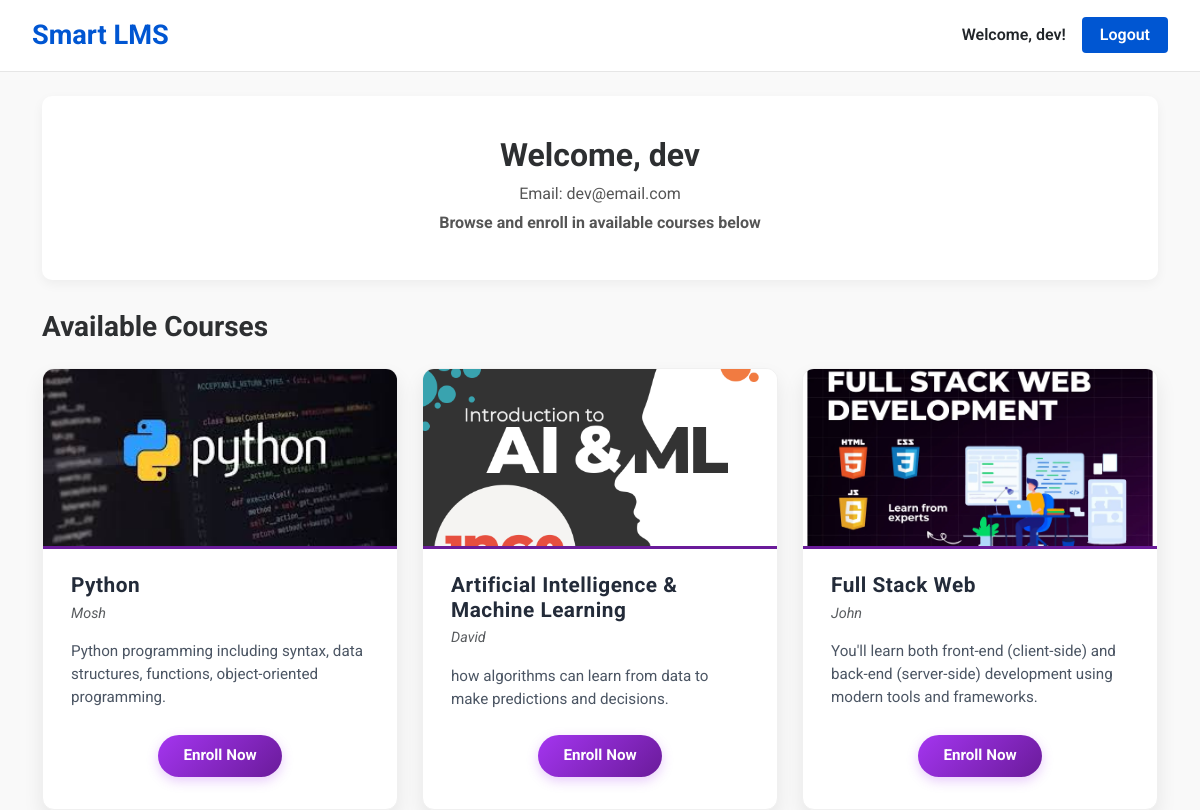
/dashboard/ (signed in), run on the app's committed database.
### accounts/models.py (models this page shows, shortened)
class Student(models.Model):
    username = models.CharField(max_length=100, unique=True)
    email = models.EmailField(unique=True)
    phone_number = models.CharField(max_length=15, unique=True)
    password = models.CharField(max_length=100)

class Course(models.Model):
    name = models.CharField(max_length=255)
    instructor = models.CharField(max_length=255)
    description = models.TextField()
    video_link = models.URLField()
    image = models.ImageField(upload_to='course_images/', blank=True, null=True)

### accounts/views.py (the view)
# urls.py: path('dashboard/', views.student_dashboard, name='student_dashboard'),
def student_dashboard(request):
    if 'username' not in request.session:
        return redirect('student_login')  # Force login if session expired
    student = Student.objects.get(username=request.session['username'])
    courses = Course.objects.all()
    return render(request, 'studentauth/student_home.html', {'student': student, 'courses': courses})

### accounts/templates/studentauth/student_home.html (shortened to what this page needs)
{% load static %}
<!DOCTYPE html>
<html lang="en">
<head>
  <link href="https://cdn.jsdelivr.net/npm/bootstrap@5.3.0/dist/css/bootstrap.min.css" rel="stylesheet">
</head>
<body>
  <nav class="navbar navbar-expand-lg">
    <div class="container-fluid">
      <a class="navbar-brand" href="http://127.0.0.1:8000/dashboard/">Smart LMS</a>
      <div class="ms-auto d-flex align-items-center">
        <span class="me-3 fw-semibold text-dark">Welcome, {{ student.username }}!</span>
        <a href="{% url 'student_login' %}" class="btn btn-logout">Logout</a>
      </div>
    </div>
  </nav>
  <div class="container mt-4">
    <div class="welcome-section">
      <h2>Welcome, {{ student.username }}</h2>
      <p>Email: {{ student.email }}</p>
      <p><strong>Browse and enroll in available courses below</strong></p>
    </div>
    <h3 class="mb-4">Available Courses</h3>
    <div class="row g-4">
      {% for course in courses %}
      <div class="col-md-4 d-flex">
        <div class="card course-card">
          <img src="{% if course.image %}{{ course.image.url }}{% else %}{% static 'images/no-preview.png' %}{% endif %}" alt="Course Image">
          <div class="card-body">
            <h5 class="card-title">{{ course.name }}</h5>
            <p class="card-text text-muted">{{ course.instructor }}</p>
            <p class="card-text">{{ course.description|truncatewords:15 }}</p>
            <a href="{% url 'course_showcase' course.id %}" class="btn btn-enroll" role="button">
              {% if course.is_enrolled %} View Course {% else %} Enroll Now {% endif %}
            </a>
          </div>
        </div>
      </div>
      {% empty %}
      <p class="text-center text-muted">No courses available right now.</p>
      {% endfor %}
    </div>
  </div>
</body>
</html>

### accounts/templates/studentauth/student_home.html (style rules this page uses)
body { font-family: 'Roboto', sans-serif; background-color: #f9f9f9; margin: 0; padding: 0; color: #2d2f31; }
.navbar { background-color: #fff; border-bottom: 1px solid #e6e6e6; padding: 10px 20px; }
.navbar-brand { font-size: 1.7rem; font-weight: 700; color: #0056D2 !important; }
.btn-logout { background-color: #0056D2; color: #fff; border-radius: 4px; padding: 6px 18px; font-weight: 600; border: none; transition: transform 0.2s ease; }
.welcome-section { text-align: center; padding: 40px 20px; background: #fff; border-radius: 10px; margin-bottom: 30px; box-shadow: 0 4px 12px rgba(0, 0, 0, 0.05); }
.welcome-section h2 { color: #2d2f31; font-weight: 700; }
.welcome-section p { margin: 5px 0; color: #555; }
.course-card { background: #fff; border-radius: 12px; border: 1px solid #f0f0f0; box-shadow: 0 10px 20px rgb(0 0 0 / 0.08); transition: transform 0.35s cubic-bezier(0.4, 0, 0.2, 1), box-shadow 0.35s; cursor: pointer; overflow: hidden; height: 100%; display: flex; flex-direction: column; }
.course-card img { width: 100%; height: 180px; object-fit: cover; border-bottom: 3px solid #6a1b9a; transition: transform 0.4s ease; }
.card-body { padding: 1.5rem 1.75rem 2rem; flex-grow: 1; display: flex; flex-direction: column; justify-content: space-between; }
.card-title { font-weight: 700; font-size: 1.3rem; color: #232b39; margin-bottom: 0.3rem; letter-spacing: 0.5px; }
.card-text.text-muted { font-size: 0.9rem; color: #6b7280; margin-bottom: 1rem; font-style: italic; }
.card-text:not(.text-muted) { color: #4b5563; font-size: 0.95rem; flex-grow: 1; margin-bottom: 1.5rem; }
.btn-enroll { background: linear-gradient(135deg, #A435F0, #6a1b9a); color: white; border: none; border-radius: 30px; padding: 0.6rem 1.6rem; font-size: 0.95rem; font-weight: 700; align-self: center; transition: background 0.3s ease, box-shadow 0.3s ease, transform 0.2s ease; box-shadow: 0 4px 12px rgb(164 53 240 / 0.25); user-select: none; }
h3 { color: #2d2f31; font-weight: 700; }

### data on the page
Student: username "dev", email "dev@email.com"
Course: image (picture), name "Python", instructor "Mosh", description "Python programming including syntax, data structures, functions, object-oriented programming."
Course: image (picture), name "Artificial Intelligence & Machine Learning", instructor "David", description "how algorithms can learn from data to make predictions and decisions."
Course: image (picture), name "Full Stack Web", instructor "John", description "You'll learn both front-end (client-side) and back-end (server-side) development using modern tools and frameworks."
